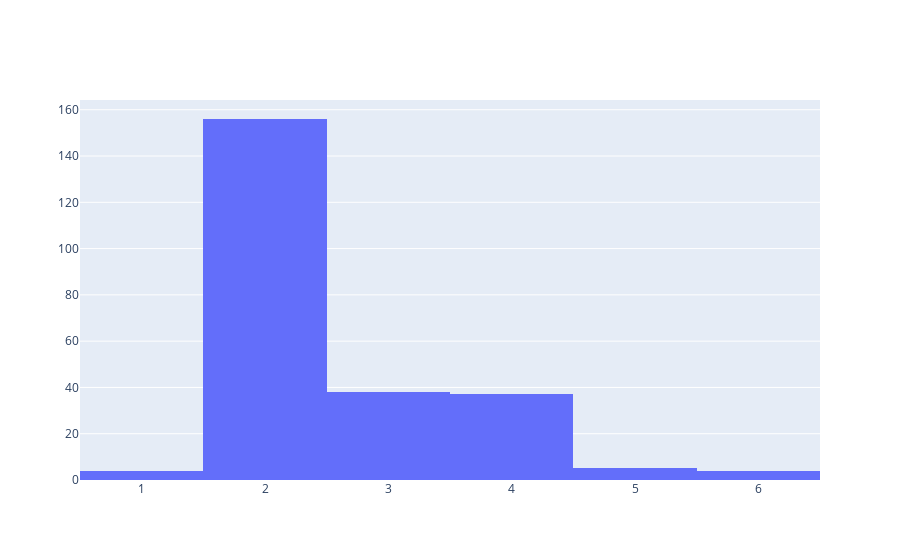

The notebook cell this image was saved under:
### Code cell
fig = go.Figure()
fig.add_trace(go.Histogram(x=tips['size']))

### Figure 1 — Plotly figure (JSON) as saved in the notebook; plotly's stock layout.template omitted (floating-point values rounded to 4 significant figures; data arrays with more than 128 entries replaced by an {"elided": "..."} marker saying what was removed)
{"data": [{"type": "histogram", "x": {"elided": "244 int values"}}], "layout": {}}
